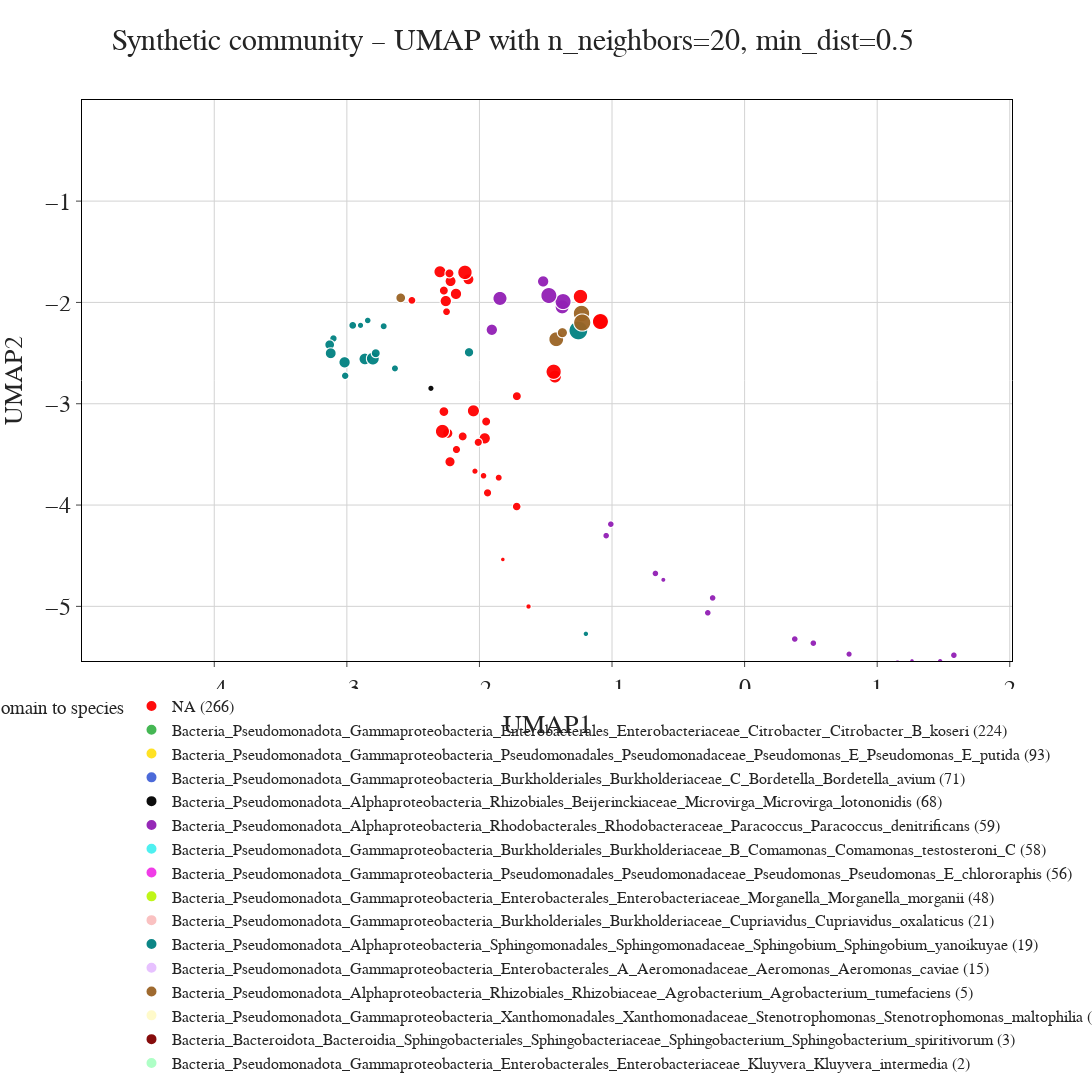

Write notebook code for a chart like this one.
### Markdown cell above
### Plot 💠

### Code cell
#n_neighbors = [20, 30 ]
#min_dist = [0.01, 0.1, 0.2]

n_neighbors = [20]
min_dist = [0.5]

#n_neighbors = [20]
#min_dist = [0.4]

# 50
#color_dict = ["#FF0000", "#00FF00", "#00FFFF", "#FF00FF", "#0000FF", "#800000", "#FFFF00", "#000080", "#008000", "#808000", "#008080", "#800080", "#3bccf7", "#FF4500", "#4682B4", "#DAA520"]
# New colors
color_dict = ["#FF0000", '#3cb44b', '#ffe119', '#4363d8', '#000000', '#911eb4', '#46f0f0', '#f032e6', '#bcf60c', '#fabebe', '#008080', '#e6beff', '#9a6324', '#fffac8', '#800000', '#aaffc3']

# 100
#color_dict = ["#00FF00", "#FF0000", "#00FFFF", "#000080", "#FF00FF", "#800000", "#0000FF", "#008000", "#FFFF00","#008080", "#800080", "#808000", "#3bccf7", "#4682B4", "#DAA520"]

    ## no color
#color_dict = ["#FF0000"]

# 200
#color_dict = ["#00FF00", "#FF0000", "#00FFFF", "#000080", "#FF00FF", "#008080", "#800000", "#800080", "#008000","#0000FF", "#3bccf7", "#FFFF00", "#4682B4", "#DAA520"]

# 500
#color_dict = ["#00FF00", "#FF0000", "#00FFFF", "#000080", "#008080", "#800080", "#800000", "#FF00FF", "#3bccf7","#4682B4", "#008000", "#DAA520"]

custom_colors = color_dict

for n in n_neighbors:
    for m in min_dist:
        reducer = umap.UMAP(n_neighbors=n, min_dist=m, random_state=seed)
        embedding = reducer.fit_transform(df_mod_counts.iloc[:, :-20])
        mod_counts_UMAP_df  = pd.DataFrame({
            'UMAP1': embedding[:, 0],
            'UMAP2': embedding[:, 1],
            'Domain to species': df_mod_counts['Domain to species'],
            'Domain to genus': df_mod_counts['Domain to genus'],
            'element': df_mod_counts['element'],
            'contig': df_mod_counts.index,
            'contig_length_sqrt': df_mod_counts['contig_length_sqrt']
        })
        
        column = 'Domain to species'
        mod_counts_UMAP_df['Domain to species'] = mod_counts_UMAP_df['Domain to species'].fillna('NA')

        value_counts = mod_counts_UMAP_df[column].value_counts().to_dict()

        mod_counts_UMAP_df[f'{column}_with_counts'] = mod_counts_UMAP_df[column].apply(lambda x: f'{x} ({value_counts[x]})')

        mod_counts_UMAP_df['count'] = mod_counts_UMAP_df[column].map(value_counts)
        mod_counts_UMAP_df = mod_counts_UMAP_df.sort_values(by=['count'], ascending=False)

        mod_counts_UMAP_df[f'{column}_with_counts'] = pd.Categorical(
            mod_counts_UMAP_df[f'{column}_with_counts'],
            categories=mod_counts_UMAP_df[f'{column}_with_counts'].unique(),
            ordered=True
        )
        
        fig = px.scatter(mod_counts_UMAP_df, 
                            x='UMAP1', 
                            y='UMAP2', 
                            labels={f'{column}_with_counts': column},
                            color=f'{column}_with_counts', 
                            title=f' Synthetic community – UMAP with n_neighbors={n}, min_dist={m}',
                            color_discrete_sequence=custom_colors,
                            opacity=0.95,
                            hover_data={'Domain to species': True, 'Domain to genus': True,
                                        'element': True, 'contig': True},
                        size = 'contig_length_sqrt'
        )
        title = f' Synthetic community – UMAP with n_neighbors={n}, min_dist={m}'

        fig.update_layout(font=dict(family="Times New Roman"),
            title=dict(text=title, font=dict(size=30), x=0.47, xanchor='center'),
            height=1700, width=1200, template='simple_white', showlegend=True,
            legend=dict(
                font=dict(size=16), x=0.5, y=-0.05, traceorder="normal", xanchor='center', yanchor='top', orientation='h'),
            xaxis=dict(title_font=dict(size=26), tickfont=dict(size=24),
                       showgrid=True, gridcolor='lightgray', zeroline=False, showline=True, linecolor='black', linewidth=1, mirror=True),
            yaxis=dict(title_font=dict(size=26), tickfont=dict(size=24), showgrid=True, gridcolor='lightgray',
                       zeroline=False, showline=True, linecolor='black', linewidth=1, mirror=True))
        
        fig.show()
        fig.write_image(f'UMAP_HAMBI/UMAP_{n}_{m}_above50_mod_counts.png')
        fig.write_image(f'UMAP_HAMBI/UMAP_{n}_{m}_above50_mod_counts.svg')
        fig.write_html(f'UMAP_HAMBI/UMAP_{n}_{m}_above50_mod_counts.html')
        
        #fig.write_image(f'UMAP_HAMBI/UMAP_{n}_{m}_above100_mod_counts.png')
        #fig.write_html(f'UMAP_HAMBI/UMAP_{n}_{m}_above100_mod_counts.html')
        #fig.write_image(f'UMAP_HAMBI/UMAP_{n}_{m}_above200_mod_counts.png')
        #fig.write_html(f'UMAP_HAMBI/UMAP_{n}_{m}_above200_mod_counts.html')
        #fig.write_image(f'UMAP_HAMBI/UMAP_{n}_{m}_above500_mod_counts.png')
        #fig.write_html(f'UMAP_HAMBI/UMAP_{n}_{m}_above500_mod_counts.html')
